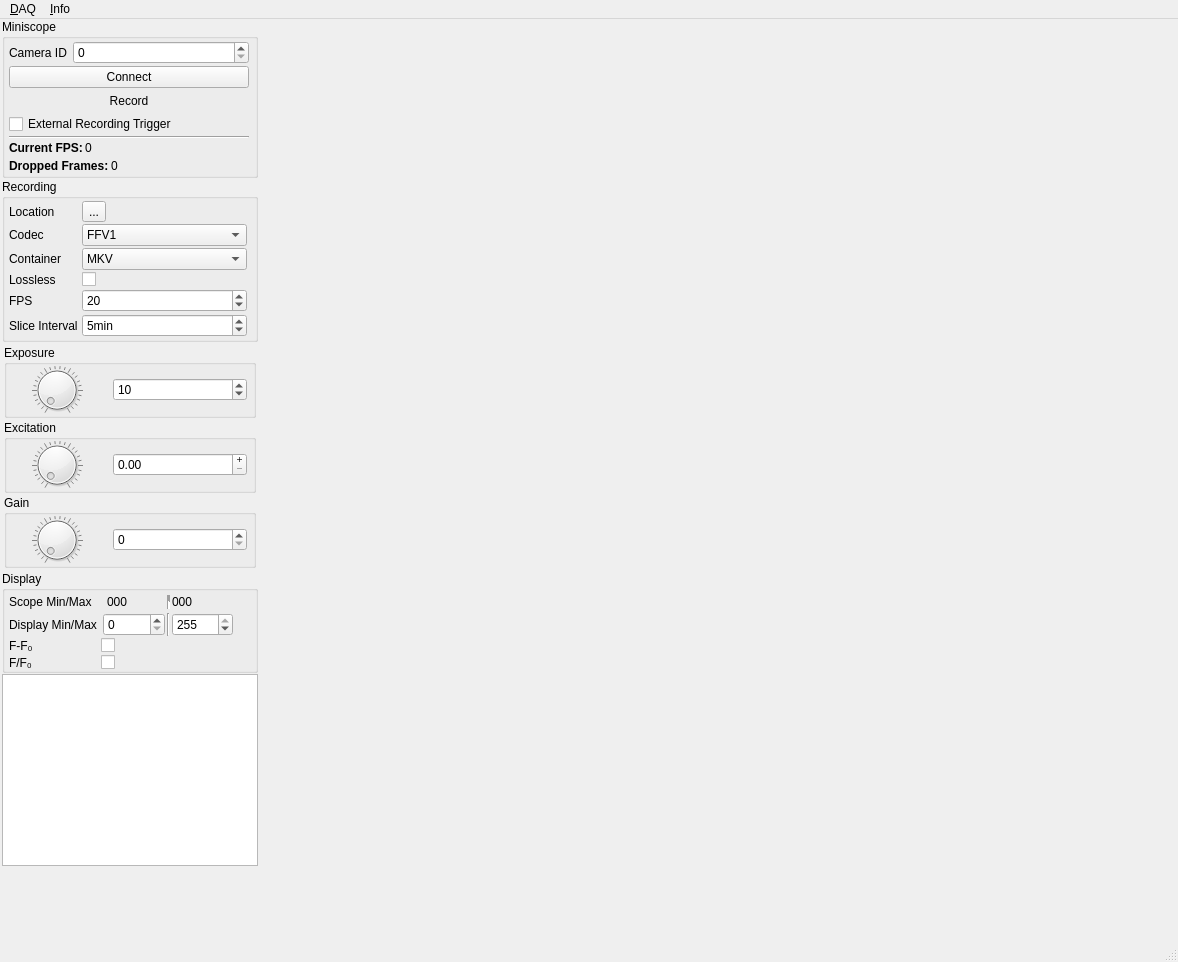
<?xml version="1.0" encoding="UTF-8"?>
<ui version="4.0">
 <class>MainWindow</class>
 <widget class="QMainWindow" name="MainWindow">
  <property name="geometry">
   <rect>
    <x>0</x>
    <y>0</y>
    <width>1178</width>
    <height>962</height>
   </rect>
  </property>
  <property name="windowTitle">
   <string>Portable Miniscope DAQ</string>
  </property>
  <property name="windowIcon">
   <iconset resource="../data/resources.qrc">
    <normaloff>:/icons/pomidaq.svg</normaloff>:/icons/pomidaq.svg</iconset>
  </property>
  <widget class="QWidget" name="centralWidget">
   <layout class="QHBoxLayout" name="horizontalLayout">
    <property name="spacing">
     <number>0</number>
    </property>
    <property name="leftMargin">
     <number>0</number>
    </property>
    <property name="topMargin">
     <number>0</number>
    </property>
    <property name="rightMargin">
     <number>0</number>
    </property>
    <property name="bottomMargin">
     <number>0</number>
    </property>
    <item>
     <widget class="QWidget" name="widget" native="true">
      <layout class="QVBoxLayout" name="verticalLayout_4">
       <property name="spacing">
        <number>1</number>
       </property>
       <property name="leftMargin">
        <number>2</number>
       </property>
       <property name="topMargin">
        <number>0</number>
       </property>
       <property name="rightMargin">
        <number>0</number>
       </property>
       <property name="bottomMargin">
        <number>2</number>
       </property>
       <item>
        <widget class="QGroupBox" name="groupBox">
         <property name="title">
          <string>Miniscope</string>
         </property>
         <layout class="QVBoxLayout" name="verticalLayout_2">
          <property name="spacing">
           <number>2</number>
          </property>
          <property name="leftMargin">
           <number>4</number>
          </property>
          <property name="topMargin">
           <number>2</number>
          </property>
          <property name="rightMargin">
           <number>6</number>
          </property>
          <property name="bottomMargin">
           <number>0</number>
          </property>
          <item>
           <layout class="QFormLayout" name="formLayout">
            <item row="0" column="0">
             <widget class="QLabel" name="lblCamId">
              <property name="text">
               <string>Camera ID</string>
              </property>
             </widget>
            </item>
            <item row="0" column="1">
             <widget class="QSpinBox" name="sbCamId"/>
            </item>
           </layout>
          </item>
          <item>
           <widget class="QPushButton" name="btnStartStop">
            <property name="text">
             <string>Connect</string>
            </property>
            <property name="checkable">
             <bool>false</bool>
            </property>
           </widget>
          </item>
          <item>
           <widget class="QPushButton" name="btnRecord">
            <property name="text">
             <string>Record</string>
            </property>
            <property name="checkable">
             <bool>true</bool>
            </property>
            <property name="flat">
             <bool>true</bool>
            </property>
           </widget>
          </item>
          <item>
           <widget class="QCheckBox" name="cbExtRecTrigger">
            <property name="text">
             <string>External Recording Trigger</string>
            </property>
           </widget>
          </item>
          <item>
           <widget class="Line" name="line">
            <property name="orientation">
             <enum>Qt::Horizontal</enum>
            </property>
           </widget>
          </item>
          <item>
           <widget class="QWidget" name="widget_2" native="true">
            <layout class="QHBoxLayout" name="horizontalLayout_6">
             <property name="spacing">
              <number>2</number>
             </property>
             <property name="leftMargin">
              <number>0</number>
             </property>
             <property name="topMargin">
              <number>0</number>
             </property>
             <property name="rightMargin">
              <number>2</number>
             </property>
             <property name="bottomMargin">
              <number>2</number>
             </property>
             <item>
              <widget class="QLabel" name="label">
               <property name="sizePolicy">
                <sizepolicy hsizetype="Maximum" vsizetype="Preferred">
                 <horstretch>0</horstretch>
                 <verstretch>0</verstretch>
                </sizepolicy>
               </property>
               <property name="font">
                <font>
                 <weight>75</weight>
                 <bold>true</bold>
                </font>
               </property>
               <property name="text">
                <string>Current FPS:</string>
               </property>
              </widget>
             </item>
             <item>
              <widget class="QLabel" name="labelCurrentFPS">
               <property name="sizePolicy">
                <sizepolicy hsizetype="Preferred" vsizetype="Preferred">
                 <horstretch>0</horstretch>
                 <verstretch>0</verstretch>
                </sizepolicy>
               </property>
               <property name="text">
                <string>0</string>
               </property>
              </widget>
             </item>
            </layout>
           </widget>
          </item>
          <item>
           <widget class="QWidget" name="widget_3" native="true">
            <layout class="QHBoxLayout" name="horizontalLayout_7">
             <property name="spacing">
              <number>2</number>
             </property>
             <property name="leftMargin">
              <number>0</number>
             </property>
             <property name="topMargin">
              <number>0</number>
             </property>
             <property name="rightMargin">
              <number>2</number>
             </property>
             <property name="bottomMargin">
              <number>2</number>
             </property>
             <item>
              <widget class="QLabel" name="label_2">
               <property name="sizePolicy">
                <sizepolicy hsizetype="Maximum" vsizetype="Preferred">
                 <horstretch>0</horstretch>
                 <verstretch>0</verstretch>
                </sizepolicy>
               </property>
               <property name="font">
                <font>
                 <weight>75</weight>
                 <bold>true</bold>
                </font>
               </property>
               <property name="text">
                <string>Dropped Frames:</string>
               </property>
              </widget>
             </item>
             <item>
              <widget class="QLabel" name="labelDroppedFrames">
               <property name="text">
                <string>0</string>
               </property>
              </widget>
             </item>
            </layout>
           </widget>
          </item>
         </layout>
        </widget>
       </item>
       <item>
        <widget class="QGroupBox" name="gbRecording">
         <property name="title">
          <string>Recording</string>
         </property>
         <layout class="QVBoxLayout" name="verticalLayout_3">
          <property name="spacing">
           <number>2</number>
          </property>
          <property name="leftMargin">
           <number>4</number>
          </property>
          <property name="topMargin">
           <number>2</number>
          </property>
          <property name="rightMargin">
           <number>6</number>
          </property>
          <property name="bottomMargin">
           <number>0</number>
          </property>
          <item>
           <layout class="QFormLayout" name="formLayout_2">
            <property name="horizontalSpacing">
             <number>4</number>
            </property>
            <property name="verticalSpacing">
             <number>2</number>
            </property>
            <property name="rightMargin">
             <number>2</number>
            </property>
            <property name="bottomMargin">
             <number>2</number>
            </property>
            <item row="0" column="0">
             <widget class="QLabel" name="locationLabel">
              <property name="text">
               <string>Location</string>
              </property>
             </widget>
            </item>
            <item row="0" column="1">
             <widget class="QToolButton" name="btnOpenSaveDir">
              <property name="toolTip">
               <string>Set directory where recorded data should be stored</string>
              </property>
              <property name="text">
               <string>...</string>
              </property>
              <property name="icon">
               <iconset theme="folder-open" resource="../data/resources.qrc">
                <normaloff>:/icons/document-open.png</normaloff>:/icons/document-open.png</iconset>
              </property>
             </widget>
            </item>
            <item row="1" column="0">
             <widget class="QLabel" name="codecLabel">
              <property name="text">
               <string>Codec</string>
              </property>
             </widget>
            </item>
            <item row="1" column="1">
             <widget class="QComboBox" name="codecComboBox">
              <property name="toolTip">
               <string>Video codec (FFV1 is recommended for size and speed)</string>
              </property>
              <item>
               <property name="text">
                <string>FFV1</string>
               </property>
              </item>
              <item>
               <property name="text">
                <string>AV1</string>
               </property>
              </item>
              <item>
               <property name="text">
                <string>VP9</string>
               </property>
              </item>
              <item>
               <property name="text">
                <string>H.265</string>
               </property>
              </item>
              <item>
               <property name="text">
                <string>MPEG-4</string>
               </property>
              </item>
              <item>
               <property name="text">
                <string>None</string>
               </property>
              </item>
             </widget>
            </item>
            <item row="2" column="0">
             <widget class="QLabel" name="containerLabel">
              <property name="text">
               <string>Container</string>
              </property>
             </widget>
            </item>
            <item row="2" column="1">
             <widget class="QComboBox" name="containerComboBox">
              <property name="toolTip">
               <string>Video container format, MKV is recommended</string>
              </property>
              <item>
               <property name="text">
                <string>MKV</string>
               </property>
              </item>
              <item>
               <property name="text">
                <string>AVI</string>
               </property>
              </item>
             </widget>
            </item>
            <item row="3" column="0">
             <widget class="QLabel" name="losslessLabel">
              <property name="text">
               <string>Lossless</string>
              </property>
             </widget>
            </item>
            <item row="3" column="1">
             <widget class="QCheckBox" name="losslessCheckBox">
              <property name="toolTip">
               <string>Switch video codec to lossless compression mode, if it supports that</string>
              </property>
             </widget>
            </item>
            <item row="4" column="0">
             <widget class="QLabel" name="fpsLabel">
              <property name="text">
               <string>FPS</string>
              </property>
             </widget>
            </item>
            <item row="4" column="1">
             <widget class="QSpinBox" name="fpsSpinBox">
              <property name="toolTip">
               <string>Frames per second</string>
              </property>
              <property name="maximum">
               <number>30</number>
              </property>
              <property name="value">
               <number>20</number>
              </property>
             </widget>
            </item>
            <item row="5" column="0">
             <widget class="QLabel" name="sliceIntervalLabel">
              <property name="text">
               <string>Slice Interval</string>
              </property>
             </widget>
            </item>
            <item row="5" column="1">
             <widget class="QSpinBox" name="sliceIntervalSpinBox">
              <property name="toolTip">
               <string>The interval in which a new video file should be started. Set to 0 to never create new files.</string>
              </property>
              <property name="suffix">
               <string>min</string>
              </property>
              <property name="maximum">
               <number>120</number>
              </property>
              <property name="value">
               <number>5</number>
              </property>
             </widget>
            </item>
           </layout>
          </item>
         </layout>
        </widget>
       </item>
       <item>
        <widget class="QWidget" name="containerScopeControls" native="true">
         <layout class="QVBoxLayout" name="verticalLayout">
          <property name="spacing">
           <number>2</number>
          </property>
          <property name="leftMargin">
           <number>2</number>
          </property>
          <property name="topMargin">
           <number>2</number>
          </property>
          <property name="rightMargin">
           <number>2</number>
          </property>
          <property name="bottomMargin">
           <number>2</number>
          </property>
          <item>
           <widget class="QGroupBox" name="groupBox_2">
            <property name="title">
             <string>Exposure</string>
            </property>
            <layout class="QHBoxLayout" name="horizontalLayout_2">
             <property name="spacing">
              <number>6</number>
             </property>
             <property name="leftMargin">
              <number>0</number>
             </property>
             <property name="topMargin">
              <number>0</number>
             </property>
             <property name="rightMargin">
              <number>6</number>
             </property>
             <property name="bottomMargin">
              <number>0</number>
             </property>
             <item>
              <widget class="QDial" name="dial">
               <property name="sizePolicy">
                <sizepolicy hsizetype="Maximum" vsizetype="Preferred">
                 <horstretch>0</horstretch>
                 <verstretch>0</verstretch>
                </sizepolicy>
               </property>
               <property name="minimum">
                <number>1</number>
               </property>
               <property name="maximum">
                <number>100</number>
               </property>
               <property name="wrapping">
                <bool>false</bool>
               </property>
               <property name="notchesVisible">
                <bool>true</bool>
               </property>
              </widget>
             </item>
             <item>
              <widget class="QSpinBox" name="sbExposure">
               <property name="toolTip">
                <string>Adjust camera exposure</string>
               </property>
               <property name="minimum">
                <number>1</number>
               </property>
               <property name="maximum">
                <number>100</number>
               </property>
               <property name="value">
                <number>10</number>
               </property>
              </widget>
             </item>
            </layout>
           </widget>
          </item>
          <item>
           <widget class="QGroupBox" name="groupBox_3">
            <property name="title">
             <string>Excitation</string>
            </property>
            <layout class="QHBoxLayout" name="horizontalLayout_3">
             <property name="spacing">
              <number>6</number>
             </property>
             <property name="leftMargin">
              <number>0</number>
             </property>
             <property name="topMargin">
              <number>0</number>
             </property>
             <property name="rightMargin">
              <number>6</number>
             </property>
             <property name="bottomMargin">
              <number>0</number>
             </property>
             <item>
              <widget class="QDial" name="dialExcitation">
               <property name="sizePolicy">
                <sizepolicy hsizetype="Maximum" vsizetype="Preferred">
                 <horstretch>0</horstretch>
                 <verstretch>0</verstretch>
                </sizepolicy>
               </property>
               <property name="maximum">
                <number>100</number>
               </property>
               <property name="singleStep">
                <number>1</number>
               </property>
               <property name="notchesVisible">
                <bool>true</bool>
               </property>
              </widget>
             </item>
             <item>
              <widget class="QDoubleSpinBox" name="sbExcitation">
               <property name="toolTip">
                <string>Excitation LED brightness</string>
               </property>
               <property name="buttonSymbols">
                <enum>QAbstractSpinBox::PlusMinus</enum>
               </property>
               <property name="maximum">
                <double>100.000000000000000</double>
               </property>
               <property name="singleStep">
                <double>0.200000000000000</double>
               </property>
              </widget>
             </item>
            </layout>
           </widget>
          </item>
          <item>
           <widget class="QGroupBox" name="groupBox_4">
            <property name="title">
             <string>Gain</string>
            </property>
            <layout class="QHBoxLayout" name="horizontalLayout_5">
             <property name="spacing">
              <number>6</number>
             </property>
             <property name="leftMargin">
              <number>0</number>
             </property>
             <property name="topMargin">
              <number>0</number>
             </property>
             <property name="rightMargin">
              <number>6</number>
             </property>
             <property name="bottomMargin">
              <number>0</number>
             </property>
             <item>
              <widget class="QDial" name="dial_3">
               <property name="sizePolicy">
                <sizepolicy hsizetype="Maximum" vsizetype="Preferred">
                 <horstretch>0</horstretch>
                 <verstretch>0</verstretch>
                </sizepolicy>
               </property>
               <property name="maximum">
                <number>100</number>
               </property>
               <property name="notchesVisible">
                <bool>true</bool>
               </property>
              </widget>
             </item>
             <item>
              <widget class="QSpinBox" name="sbGain">
               <property name="toolTip">
                <string>Adjust gain</string>
               </property>
               <property name="maximum">
                <number>100</number>
               </property>
              </widget>
             </item>
            </layout>
           </widget>
          </item>
         </layout>
        </widget>
       </item>
       <item>
        <widget class="QGroupBox" name="groupBoxDisplay">
         <property name="title">
          <string>Display</string>
         </property>
         <layout class="QVBoxLayout" name="verticalLayout_5">
          <property name="spacing">
           <number>2</number>
          </property>
          <property name="leftMargin">
           <number>4</number>
          </property>
          <property name="topMargin">
           <number>2</number>
          </property>
          <property name="bottomMargin">
           <number>0</number>
          </property>
          <item>
           <layout class="QFormLayout" name="formLayout_3">
            <property name="horizontalSpacing">
             <number>4</number>
            </property>
            <property name="verticalSpacing">
             <number>2</number>
            </property>
            <item row="0" column="0">
             <widget class="QLabel" name="scopeMinMaxLabel">
              <property name="text">
               <string>Scope Min/Max</string>
              </property>
             </widget>
            </item>
            <item row="0" column="1">
             <widget class="QWidget" name="scopeMinMaxWidget" native="true">
              <property name="minimumSize">
               <size>
                <width>40</width>
                <height>0</height>
               </size>
              </property>
              <layout class="QHBoxLayout" name="horizontalLayout_8">
               <property name="spacing">
                <number>2</number>
               </property>
               <property name="leftMargin">
                <number>2</number>
               </property>
               <property name="topMargin">
                <number>2</number>
               </property>
               <property name="bottomMargin">
                <number>2</number>
               </property>
               <item>
                <widget class="QLabel" name="labelScopeMin">
                 <property name="minimumSize">
                  <size>
                   <width>26</width>
                   <height>0</height>
                  </size>
                 </property>
                 <property name="text">
                  <string>000</string>
                 </property>
                 <property name="indent">
                  <number>4</number>
                 </property>
                </widget>
               </item>
               <item>
                <widget class="Line" name="line_2">
                 <property name="lineWidth">
                  <number>8</number>
                 </property>
                 <property name="orientation">
                  <enum>Qt::Vertical</enum>
                 </property>
                </widget>
               </item>
               <item>
                <widget class="QLabel" name="labelScopeMax">
                 <property name="minimumSize">
                  <size>
                   <width>26</width>
                   <height>0</height>
                  </size>
                 </property>
                 <property name="text">
                  <string>000</string>
                 </property>
                </widget>
               </item>
              </layout>
             </widget>
            </item>
            <item row="1" column="0">
             <widget class="QLabel" name="displayMinMaxLabel">
              <property name="text">
               <string>Display Min/Max</string>
              </property>
             </widget>
            </item>
            <item row="1" column="1">
             <widget class="QWidget" name="displayMinMaxWidget" native="true">
              <layout class="QHBoxLayout" name="horizontalLayout_9">
               <property name="spacing">
                <number>2</number>
               </property>
               <property name="leftMargin">
                <number>2</number>
               </property>
               <property name="topMargin">
                <number>0</number>
               </property>
               <property name="bottomMargin">
                <number>0</number>
               </property>
               <item>
                <widget class="QSpinBox" name="sbDisplayMin">
                 <property name="toolTip">
                  <string>Minimum grayscale pixel value</string>
                 </property>
                 <property name="maximum">
                  <number>255</number>
                 </property>
                </widget>
               </item>
               <item>
                <widget class="Line" name="line_3">
                 <property name="orientation">
                  <enum>Qt::Vertical</enum>
                 </property>
                </widget>
               </item>
               <item>
                <widget class="QSpinBox" name="sbDisplayMax">
                 <property name="toolTip">
                  <string>Maximum grayscale pixel value</string>
                 </property>
                 <property name="maximum">
                  <number>255</number>
                 </property>
                 <property name="value">
                  <number>255</number>
                 </property>
                </widget>
               </item>
              </layout>
             </widget>
            </item>
            <item row="2" column="0">
             <widget class="QLabel" name="bgSubstLabel">
              <property name="text">
               <string>F-F₀</string>
              </property>
             </widget>
            </item>
            <item row="2" column="1">
             <widget class="QCheckBox" name="bgSubstCheckBox">
              <property name="toolTip">
               <string>Subtract moving average from displayed image</string>
              </property>
             </widget>
            </item>
            <item row="3" column="0">
             <widget class="QLabel" name="bgDivLabel">
              <property name="text">
               <string>F/F₀</string>
              </property>
             </widget>
            </item>
            <item row="3" column="1">
             <widget class="QCheckBox" name="bgDivCheckBox">
              <property name="toolTip">
               <string>Display image divided by moving average</string>
              </property>
             </widget>
            </item>
           </layout>
          </item>
         </layout>
        </widget>
       </item>
       <item>
        <widget class="QPlainTextEdit" name="logTextList">
         <property name="sizePolicy">
          <sizepolicy hsizetype="Preferred" vsizetype="Preferred">
           <horstretch>0</horstretch>
           <verstretch>0</verstretch>
          </sizepolicy>
         </property>
         <property name="readOnly">
          <bool>true</bool>
         </property>
         <property name="backgroundVisible">
          <bool>false</bool>
         </property>
        </widget>
       </item>
       <item>
        <spacer name="verticalSpacer">
         <property name="orientation">
          <enum>Qt::Vertical</enum>
         </property>
         <property name="sizeHint" stdset="0">
          <size>
           <width>20</width>
           <height>40</height>
          </size>
         </property>
        </spacer>
       </item>
      </layout>
     </widget>
    </item>
    <item>
     <widget class="QWidget" name="videoDisplayWidget" native="true">
      <property name="sizePolicy">
       <sizepolicy hsizetype="Expanding" vsizetype="Expanding">
        <horstretch>0</horstretch>
        <verstretch>0</verstretch>
       </sizepolicy>
      </property>
      <layout class="QHBoxLayout" name="horizontalLayout_4">
       <property name="spacing">
        <number>0</number>
       </property>
       <property name="leftMargin">
        <number>4</number>
       </property>
       <property name="topMargin">
        <number>4</number>
       </property>
       <property name="rightMargin">
        <number>4</number>
       </property>
       <property name="bottomMargin">
        <number>4</number>
       </property>
      </layout>
     </widget>
    </item>
   </layout>
  </widget>
  <widget class="QMenuBar" name="menuBar">
   <property name="geometry">
    <rect>
     <x>0</x>
     <y>0</y>
     <width>1178</width>
     <height>30</height>
    </rect>
   </property>
   <widget class="QMenu" name="menuApp">
    <property name="title">
     <string>&amp;DAQ</string>
    </property>
    <addaction name="actionSet_Data_Location"/>
    <addaction name="actionQuit"/>
   </widget>
   <widget class="QMenu" name="menuInfo">
    <property name="title">
     <string>&amp;Info</string>
    </property>
    <addaction name="actionAbout_Video_Formats"/>
    <addaction name="actionAbout"/>
   </widget>
   <addaction name="menuApp"/>
   <addaction name="menuInfo"/>
  </widget>
  <widget class="QStatusBar" name="statusBar"/>
  <action name="actionQuit">
   <property name="icon">
    <iconset theme="window-close">
     <normaloff>.</normaloff>.</iconset>
   </property>
   <property name="text">
    <string>&amp;Quit</string>
   </property>
  </action>
  <action name="actionSet_Data_Location">
   <property name="icon">
    <iconset theme="folder-open">
     <normaloff>.</normaloff>.</iconset>
   </property>
   <property name="text">
    <string>&amp;Set Data Location</string>
   </property>
  </action>
  <action name="actionAbout">
   <property name="icon">
    <iconset theme="help-about">
     <normaloff>.</normaloff>.</iconset>
   </property>
   <property name="text">
    <string>A&amp;bout</string>
   </property>
  </action>
  <action name="actionAbout_Video_Formats">
   <property name="icon">
    <iconset theme="video-webm">
     <normaloff>.</normaloff>.</iconset>
   </property>
   <property name="text">
    <string>&amp;About Video Formats</string>
   </property>
  </action>
 </widget>
 <layoutdefault spacing="6" margin="11"/>
 <resources>
  <include location="../data/resources.qrc"/>
 </resources>
 <connections>
  <connection>
   <sender>dial</sender>
   <signal>valueChanged(int)</signal>
   <receiver>sbExposure</receiver>
   <slot>setValue(int)</slot>
   <hints>
    <hint type="sourcelabel">
     <x>95</x>
     <y>517</y>
    </hint>
    <hint type="destinationlabel">
     <x>248</x>
     <y>508</y>
    </hint>
   </hints>
  </connection>
  <connection>
   <sender>sbExposure</sender>
   <signal>valueChanged(int)</signal>
   <receiver>dial</receiver>
   <slot>setValue(int)</slot>
   <hints>
    <hint type="sourcelabel">
     <x>248</x>
     <y>508</y>
    </hint>
    <hint type="destinationlabel">
     <x>105</x>
     <y>517</y>
    </hint>
   </hints>
  </connection>
  <connection>
   <sender>dial_3</sender>
   <signal>valueChanged(int)</signal>
   <receiver>sbGain</receiver>
   <slot>setValue(int)</slot>
   <hints>
    <hint type="sourcelabel">
     <x>96</x>
     <y>681</y>
    </hint>
    <hint type="destinationlabel">
     <x>248</x>
     <y>672</y>
    </hint>
   </hints>
  </connection>
  <connection>
   <sender>sbGain</sender>
   <signal>valueChanged(int)</signal>
   <receiver>dial_3</receiver>
   <slot>setValue(int)</slot>
   <hints>
    <hint type="sourcelabel">
     <x>248</x>
     <y>672</y>
    </hint>
    <hint type="destinationlabel">
     <x>105</x>
     <y>681</y>
    </hint>
   </hints>
  </connection>
 </connections>
</ui>
